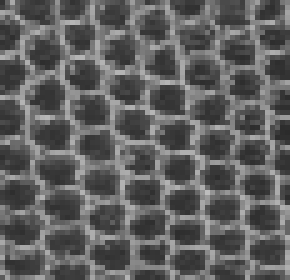
%> input picture Assg_1/Part_1/Reference/TextureSynthesis/Original_texture_images/Texture2.bmp, 58 x 56 px, given in place of texture2.jpg, which was not available (shown 5 times larger)
$ octave Texture_synthesis.m   (GNU Octave 9; MATLAB toolbox functions it lacks are replaced by stand-ins)
%> lines starting %> are read from the running program, lines starting %| are printed output that depends on the picture; in (x1, y1, x2, y2) boxes, pixels count from 0 and x2, y2 are one past the last pixel; in counts of white or black regions, pixels touching at a corner belong together; the program's own positions count from 1; pictures that were not available may be replaced by others from this repository, and a replacement may not be noted
clc;
clear;

% #############################################################
%  User Defined Parameters
%
% define neighbourchood size or patch size
% for minimum performance please use patch size of 9 and above
ptc_sz = 3;
%
%
% For texture 1 to 6 use scale factor of larger texture 1.5
% For texture 7 to 11 use scale factor of larger texture 1.25 to speed up
% texture formation
scale_factor = 1.5;
%
% define gaussian sigma/width which is standard deviation
sigma = ptc_sz/6;
%
%error threshold to capture at least one error
eps = 0.1;
%
% capture the small texture image
sml_tex = imread('texture2.jpg');
%> sml_tex is the input picture: size 56x58x3 uint8; min 43, max 189, mean 95.4
%
% #############################################################

% check if patch size is odd, make it odd
if mod(ptc_sz,2)==0
ptc_sz = ptc_sz +1;
end

tic; % start the time measurement for particular neighbourhood size

% Define window for large texture
lar_tex_H = round(size(sml_tex,1)*scale_factor);
%> lar_tex_H = 84
lar_tex_W = round(size(sml_tex,2)*scale_factor);
%> lar_tex_W = 87

% Normalize the pixel values to work with small numbers
sml_tex=double(sml_tex)/255;
%> sml_tex: size 56x58x3 double

% TEST
figure(1)
imshow(sml_tex);

G = fspecial('gaussian', [ptc_sz ptc_sz], sigma); %gaussian weighting kernel
G=G(:); %convert it to 1-d

% get the size of small texture, sample patches heigh width and colour
[smpl_H_pat, smpl_W_pat, c] = size(sml_tex);
%> smpl_H_pat = 56; smpl_W_pat = 58; c = 3

% sample patch from small texture with pixel in center
smpl_Patchs=zeros(ptc_sz*ptc_sz, (smpl_W_pat-ptc_sz+1) * (smpl_H_pat-ptc_sz+1), c);

%for each color channel capture the patches into a column vector
for c_Ctr = 1:c
    smpl_Patchs(:,:,c_Ctr) = im2col(sml_tex(:,:,c_Ctr), [ptc_sz ptc_sz], 'sliding');
end

% display final large texture using this
% it fills/stores the unfilled pixels
fill_lar_tex = zeros(lar_tex_H,lar_tex_W,c);

% create large texture map of logical 0's for intialization
lar_tex_map=false(lar_tex_H,lar_tex_W);

% get the small texture image into fill_lar_tex
fill_lar_tex(1:size(sml_tex,1),1:size(sml_tex,2),:) = sml_tex;
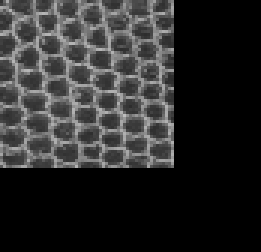
%> fill_lar_tex: size 84x87x3 double (shown 3 times larger); min 0, max 0.741, mean 0.166

% TEST
figure(2)
imshow(fill_lar_tex);

% Inititalize large texture map of logical 1's at filled pixels
lar_tex_map(1:size(sml_tex,1),1:size(sml_tex,2),:) = 1;
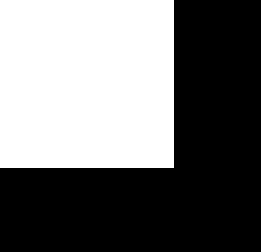
%> lar_tex_map: size 84x87 logical (shown 3 times larger); 44.4% white; 1 white region, box (x1, y1, x2, y2) and area: (0, 0, 58, 56) 3248

% check if image is greyscale or colour to define correct 3d reduction to
% mxn 2d
if c == 3
smpl_Patchs = [smpl_Patchs(:,:,1);smpl_Patchs(:,:,2);smpl_Patchs(:,:,3)];
elseif c == 1
smpl_Patchs = smpl_Patchs(:,:,1);
end

% pad the fill_lar_tex so that scanning can be done on all the filled pixles
padded_fill_lar_tex = padarray(fill_lar_tex, [floor(ptc_sz/2) floor(ptc_sz/2)]);
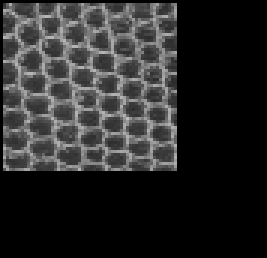
%> padded_fill_lar_tex: size 86x89x3 double (shown 3 times larger); min 0, max 0.741, mean 0.159
padded_lar_tex_map = padarray(lar_tex_map, [floor(ptc_sz/2) floor(ptc_sz/2)]);

%repeat it to match the number of smpl_Patchs
G=repmat(G, 1,size(smpl_Patchs, 2));
%take into account color channels.
st='G=[';
for c_Ctr=1:c-1
    st=strcat(st,'G;');
end
st=strcat(st,'G];');
%> st = 'G=[G;G;G];'
eval(st);

% next unfilled row counter
nex_unfl_row = 1;
% next unfilled column counter
nex_unfl_col = 1;

% iterate through until all the unfilled pixels are filled

while ~all(all(lar_tex_map))

% greatest neighbour/patch map of filled and first to be filled pixels
grt_ptc_map = lar_tex_map;
grt_ptc_map((1:size(sml_tex,1)+nex_unfl_row),(1:size(sml_tex,2)+nex_unfl_col)) = 1;

% map of nearest unfilled pixels with greatest neighbours
%> (the run ends here)

$ run again, with Assg_1/Part_1/Reference/TextureSynthesis/Original_texture_images/Texture1.bmp copied over Assg_1/Part_1/Reference/TextureSynthesis/Original_texture_images/Texture2.bmp
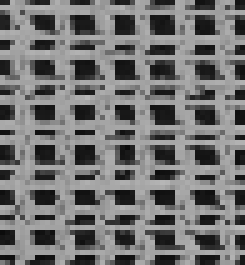
%> input picture Assg_1/Part_1/Reference/TextureSynthesis/Original_texture_images/Texture1.bmp, 49 x 53 px, given in place of texture2.jpg, which was not available (shown 5 times larger)
%> sml_tex is the input picture: size 53x49x3 uint8; min 12, max 189, mean 114.4
%> sml_tex: size 53x49x3 double
%> `lar_tex_map(1:size(sml_tex,1),1:size(sml_tex,2),:) = 1;`:
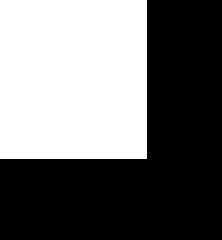
%> lar_tex_map: size 80x74 logical (shown 3 times larger); 43.9% white; 1 white region, box (x1, y1, x2, y2) and area: (0, 0, 49, 53) 2597
